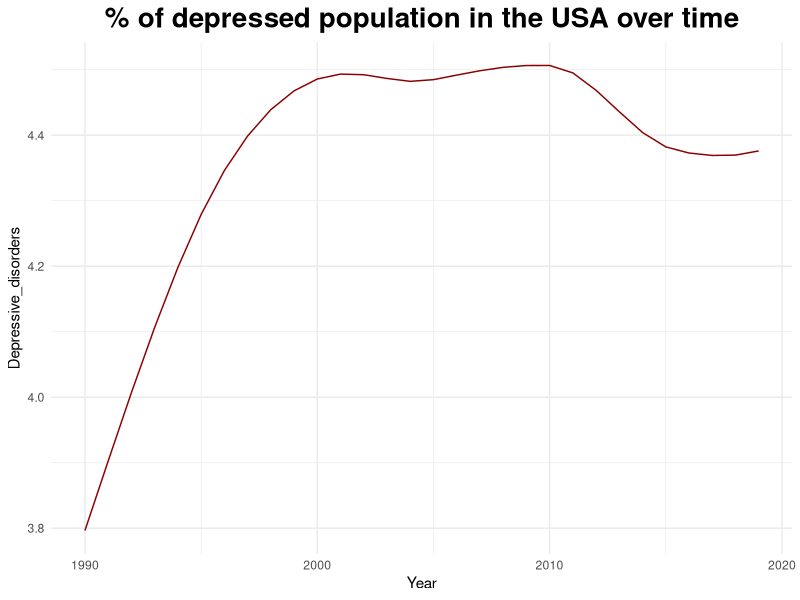
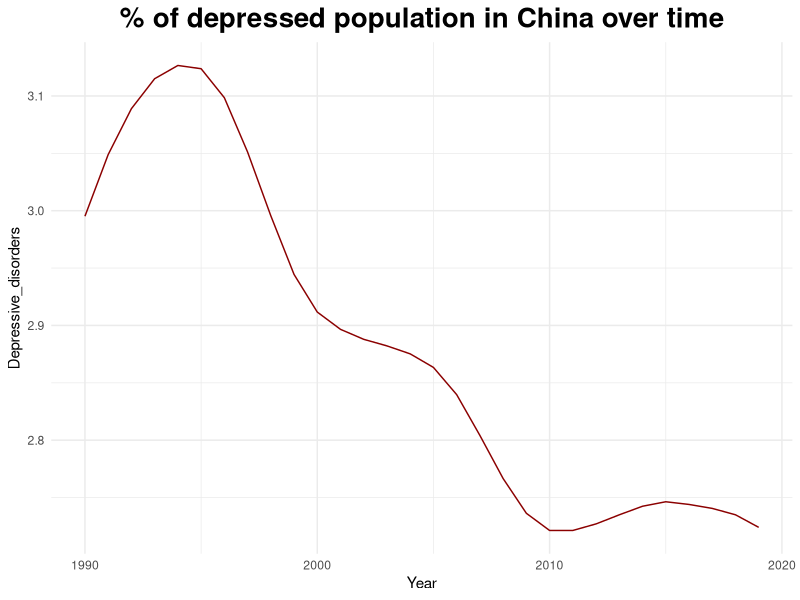
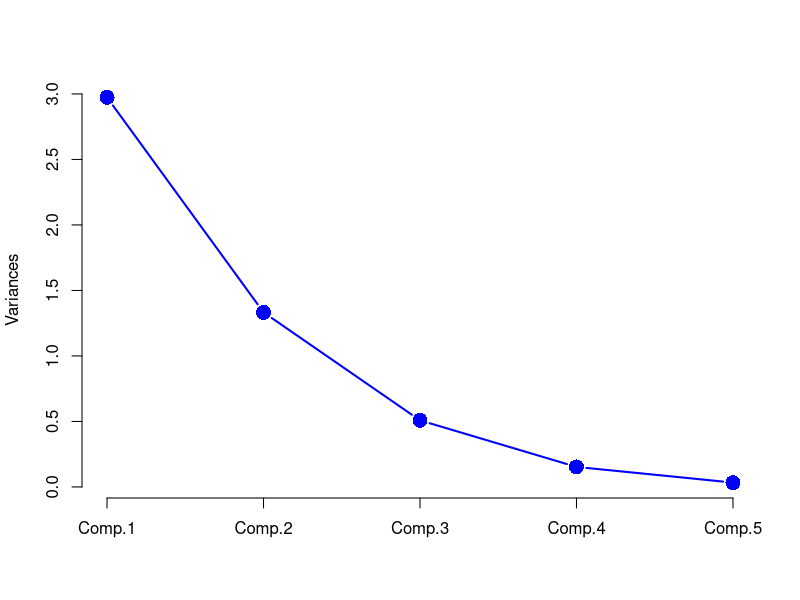
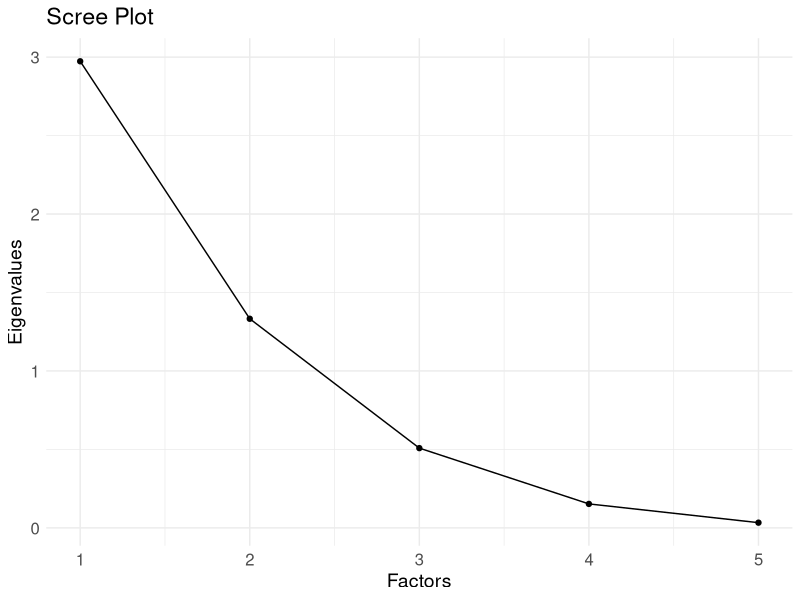

The R script that drew these images, in order:
## ---- chunk 1
knitr::opts_chunk$set(echo = TRUE)
## ---- chunk 2
illnesses <- read.csv('mental_illnesses.csv')
head(illnesses)
## ---- chunk 3
usa_illnesses <- illnesses[illnesses["Code"] == "USA",]

#All disorders are represented as a % of the population
library(ggplot2)
ggplot(usa_illnesses, aes(x=Year, y=Depressive_disorders)) + geom_line(color="red4") + theme_minimal() + labs(title= "% of depressed population in the USA over time") + theme(plot.title = element_text(hjust=0.5, size=20, face="bold"))
## ---- chunk 4
china_illnesses <- illnesses[illnesses["Code"] == "CHN",]
china_disorders <- china_illnesses[,4:ncol(china_illnesses)]

ggplot(china_illnesses, aes(x=Year, y=Depressive_disorders)) + geom_line(color="red4") + theme_minimal() + labs(title= "% of depressed population in China over time") + theme(plot.title = element_text(hjust=0.5, size=20, face="bold"))
## ---- chunk 5
usa_disorders <- usa_illnesses[c("Schizophrenia", "Depressive_disorders", "Anxiety_disorders", "Bipolar_disorders", "Eating_disorders")]
head(usa_disorders)

## ---- chunk 6
cor(usa_disorders)
## ---- chunk 7
pcaUSA <- princomp(usa_disorders, cor = T)
summary(pcaUSA, loadings = T)
## ---- chunk 8
screeplot(pcaUSA, col = 'blue', pch = 16, type = 'lines', cex = 2, lwd = 2, main = " ")
## ---- chunk 9
eigen_values <- eigen(cor(usa_disorders))$values
scree_data <- data.frame(
  Factors = 1:length(eigen_values),
  Eigenvalues = eigen_values
)

ggplot(scree_data, aes(x = Factors, y = Eigenvalues)) +
  geom_point() +
  geom_line() +
  labs(title = "Scree Plot", x = "Factors", y = "Eigenvalues") +
  theme_minimal() +
  scale_x_continuous(breaks = 1:length(eigen_values)) +
  theme(axis.text.x = element_text(size = 12), 
        axis.text.y = element_text(size = 12), 
        title = element_text(size = 14))
## ---- chunk 10
fit <- factanal(usa_disorders, factors = 2, rotation="varimax")
print(fit)
## ---- chunk 11
usa_disorders$Code <- usa_illnesses$Code
china_disorders$Code <- china_illnesses$Code 

#Check normality
normality <- array(NA, dim = c(5))
normality[1] <- shapiro.test(usa_disorders$Schizophrenia)$p.value > 0.5
normality[2] <- shapiro.test(usa_disorders$Depressive_disorders)$p.value > 0.5
normality[3] <- shapiro.test(usa_disorders$Anxiety_disorders)$p.value > 0.5
normality[4] <- shapiro.test(usa_disorders$Bipolar_disorders)$p.value > 0.5
normality[5] <- shapiro.test(usa_disorders$Eating_disorders)$p.value > 0.5

normality
## ---- chunk 12
library(caret)
knn_illnesses <- rbind(usa_disorders, china_disorders)
knn_illnesses$Code <- factor(knn_illnesses$Code)

train_index <- createDataPartition(knn_illnesses$Code, p = 0.7, list = FALSE)
train_data <- knn_illnesses[train_index,]
test_data <- knn_illnesses[-train_index,]

head(knn_illnesses)
